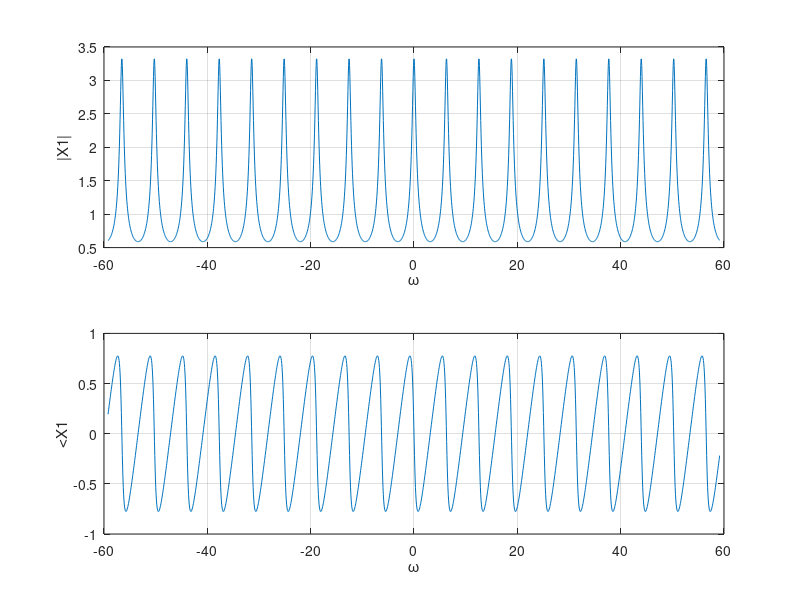
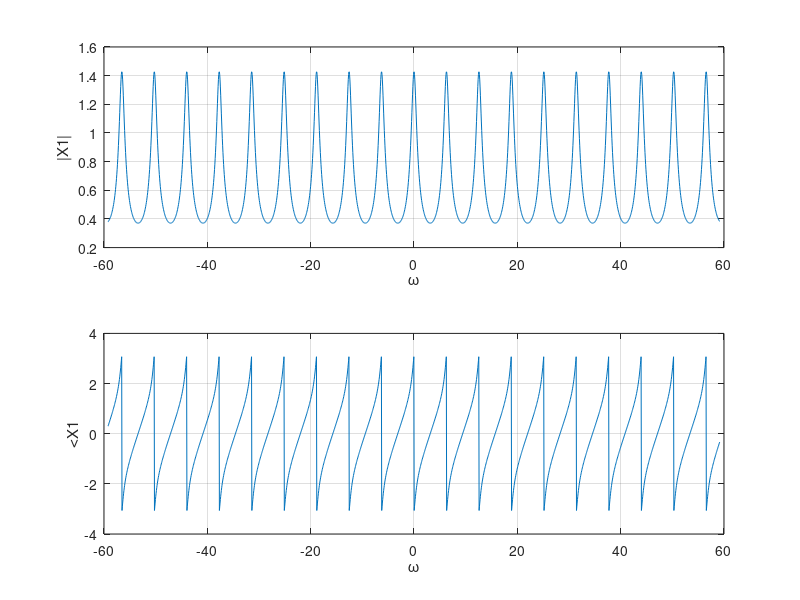

Reproduce these figures in MATLAB, in order.
#        #
 # # # #
  #Lab5#
  # # # #
 #       #

############################################
# Askisi - Metasximatismoi Fourier a meros #
############################################

## a. x[n] = (a^n)*u[n], |a| < 1
## Ginetai: X(exp(jω) = 1/(1-a*exp(-jω))

# perioxi sixnotitas
f = [-3*pi:0.01:3*pi];
w = 2*pi*f;


# a = 0.7, f = [-3*pi , 3*pi]
a = 0.7;
Xexpjw = zeros(size(w));
Xexpjw1_abs = zeros(size(w));
Xexpjw1_angle = zeros(size(w));

Xexpjw = 1./(1-a*exp(-j*w));
Xexpjw1_abs = abs(Xexpjw);
Xexpjw1_angle = angle(Xexpjw);

figure;
subplot(2, 1, 1);
plot(w,Xexpjw1_abs); grid;
xlabel('ω'); ylabel('|X1|');

subplot(2, 1, 2);
plot(w,Xexpjw1_angle); grid;
xlabel('ω'); ylabel('<X1');

# a = 1.7, f = [-3*pi , 3*pi]
a = 1.7;
Xexpjw = zeros(size(w));
Xexpjw2_abs = zeros(size(w));
Xexpjw2_angle = zeros(size(w));

Xexpjw = 1./(1-a*exp(-j*w));
Xexpjw2_abs = abs(Xexpjw);
Xexpjw2_angle = angle(Xexpjw);

figure;
subplot(2, 1, 1);
plot(w,Xexpjw2_abs); grid;
xlabel('ω'); ylabel('|X1|');

subplot(2, 1, 2);
plot(w,Xexpjw2_angle); grid;
xlabel('ω'); ylabel('<X1');

## b. x[n] = ((-a)^n)*u[-n-1], |a| > 1
# idia morfi twn sinartisewn
# gia thn X2 apla edw a>1

# close windows
waitforbuttonpress # close plots at any key press
close('all')

